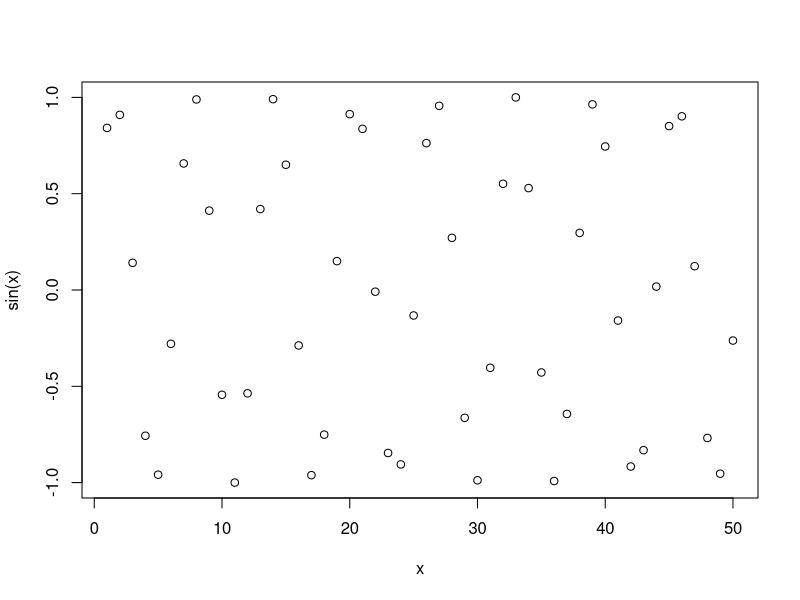
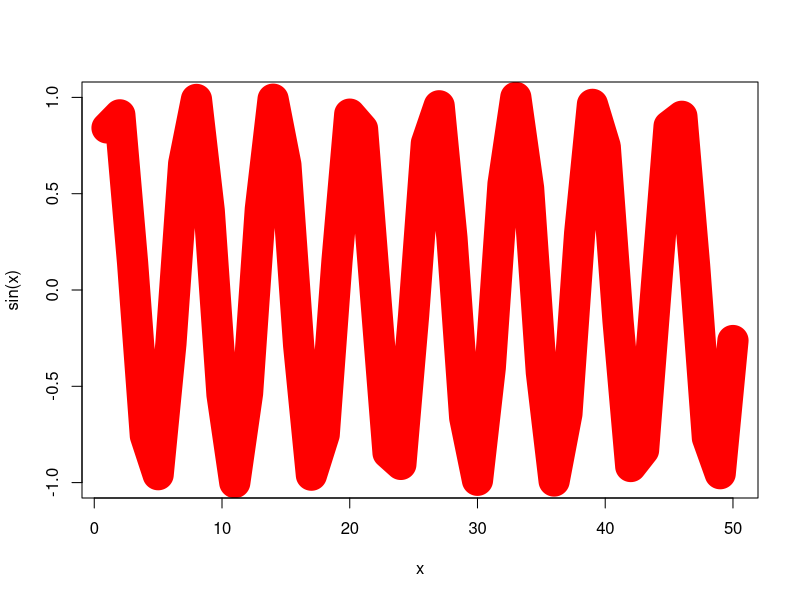

Reproduce these figures in R, in order.
# This is a comment
# THUR, WEEK2 LE4
x<-1:50
plot(x, sin(x))

# Add more arugments to make the plot nicer
plot(x, sin(x), typ="l", col = "red", lwd=30)

